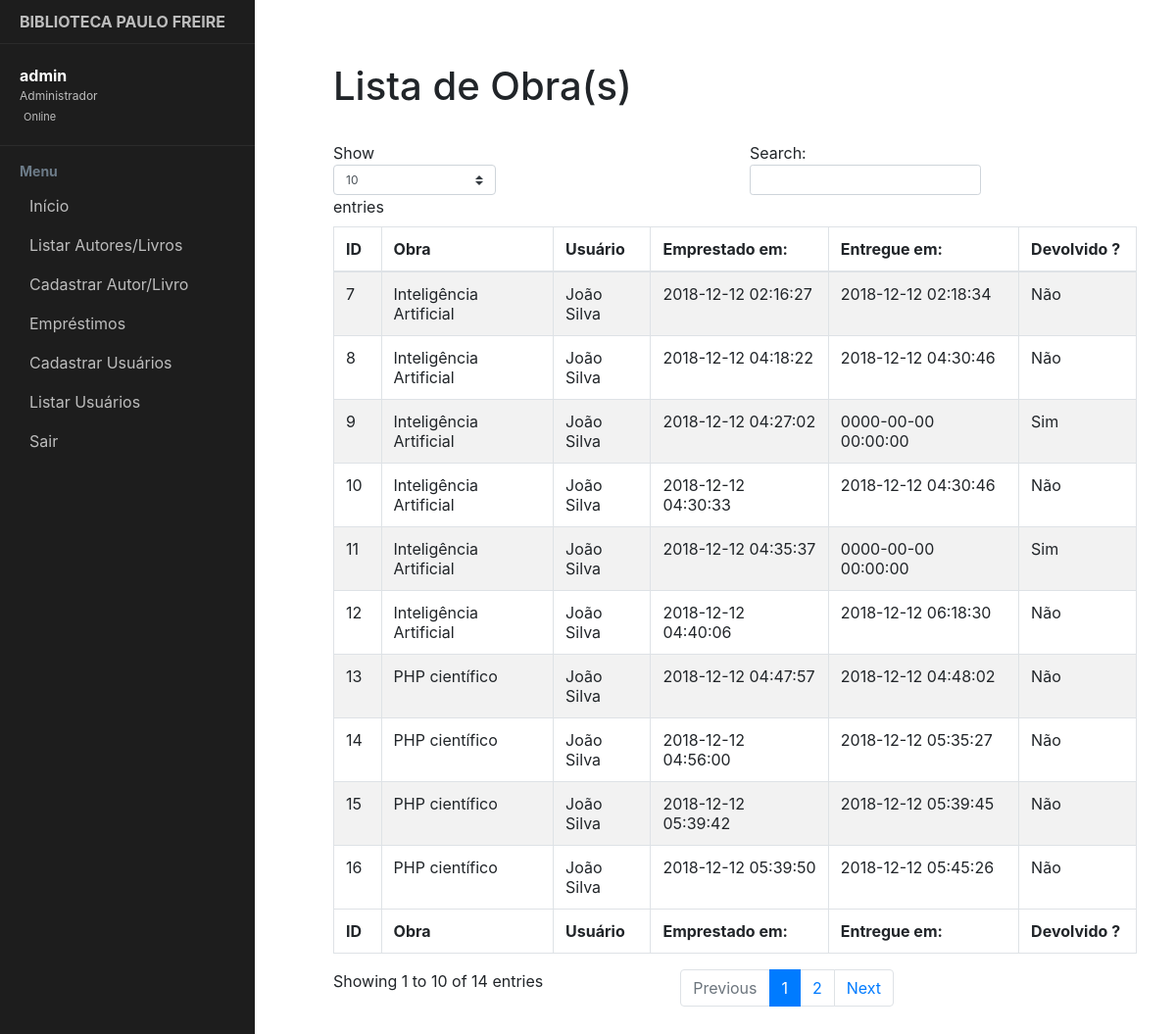
The page /biblioteca/emprestimos.php (signed in) on the database its author committed.
### tables this page shows
CREATE TABLE `tbemprestimo` (
  `id` int(11) NOT NULL,
  `id_emprestimo` int(11) NOT NULL,
  `id_obra` int(11) NOT NULL,
  `usuario` int(11) NOT NULL,
  `hora_data_emprestimo` datetime NOT NULL,
  `hora_data_devolucao` datetime NOT NULL,
  `devolucao` int(1) NOT NULL
);

CREATE TABLE `tbobra` (
  `id` int(11) NOT NULL,
  `nome` varchar(100) NOT NULL,
  `autor` varchar(100) NOT NULL,
  `ano` int(11) NOT NULL,
  `editora` varchar(100) NOT NULL
);

CREATE TABLE `tbusuario` (
  `id` int(11) NOT NULL,
  `nome` varchar(200) NOT NULL,
  `email` varchar(200) NOT NULL,
  `senha` varchar(255) NOT NULL,
  `admin` int(1) NOT NULL
);

### biblioteca/emprestimos.php (the view, shortened to what this page needs)
<?php
include('conexao.php');
$sql = "SELECT tbemprestimo.id AS NumEmprestimo, tbusuario.id AS idusuario,
	   tbusuario.nome AS nome, tbobra.id AS idobra, tbobra.nome AS obra, tbemprestimo.hora_data_emprestimo, tbemprestimo.hora_data_devolucao, tbemprestimo.devolucao
		FROM tbemprestimo
		INNER JOIN tbusuario ON tbusuario.id = tbemprestimo.usuario
		INNER JOIN tbobra ON tbemprestimo.id_obra = tbobra.id
		ORDER BY NumEmprestimo";
$resultado = mysqli_query($conexao, $sql);
?>
<!DOCTYPE html>
<html>
    <head>
        <link rel="stylesheet" href="css/menu.css">
        <link rel="stylesheet" href="css/estilo.css">
        <link href="//maxcdn.bootstrapcdn.com/bootstrap/4.0.0/css/bootstrap.min.css" rel="stylesheet" id="bootstrap-css">
    </head>
    <body>
        <div class="page-wrapper chiller-theme toggled">
            <nav id="sidebar" class="sidebar-wrapper">
                <div class="sidebar-content">
                    <?php if (isset($_SESSION["admin"]) && ($_SESSION["admin"] == 1)) { ?>
                        <div class="sidebar-brand">
                            <a href="area_admin.php"><?php echo $_SESSION['biblioteca']; ?></a>
                        </div><?php } else {
                        ?>
                        <div class="sidebar-brand">
                            <a href="area_usuario.php"><?php echo $_SESSION['biblioteca']; ?></a>
                        </div>
                        <?php
                    }
                    ?>
                    <div class="sidebar-header">
                        <div class="user-info">
                            <span class="user-name">
                                <strong><?php
                                    if (isset($_SESSION["usuario"])) {
                                        echo $_SESSION["usuario"];
                                    };
                                    ?></strong>
                            </span>
                            <span class="user-role"><?= (isset($_SESSION["admin"]) && ($_SESSION["admin"] == 1)) ? "Administrador" : "Usuário"; ?></span>
                            <span class="user-status">
                                <span>Online</span>
                            </span>
                        </div>
                    </div>
                    <div class="sidebar-menu">
                        <ul>
                            <li class="header-menu">
                                <span>Menu</span>
                            </li>
                            <li>
                                <a href=" <?php
                                if (isset($_SESSION["admin"]) && ($_SESSION["admin"] == 1)) {
                                    echo"area_admin.php";
                                } else {
                                    echo"area_usuario.php";
                                };
                                ?>
                                   ">
                                    <span>Início</span>
                                </a>
                            </li>
                            <li>
                                <a href="obra_listar.php">
                                    <span>Listar Autores/Livros</span>
                                </a>
                            </li>
                            <?php if ($_SESSION["admin"] == 1) { ?>
                                <li>
                                    <a href="obra_novo.php">
                                        <span>Cadastrar Autor/Livro</span>
                                    </a>
                                </li>
                            <?php } ?>
                            <?php if ($_SESSION["admin"] == 1) { ?>
                                <li>
                                    <a href="emprestimos.php">
                                        <span>Empréstimos</span>
                                    </a>
                                </li>
                            <?php } ?>
                            <?php if ($_SESSION["admin"] == 1) { ?>
                                <li>
                                    <a href="usuario_cadastrar.php">
                                        <span>Cadastrar Usuários</span>
                                    </a>
                                </li>
                            <?php } ?>
                            <?php if ($_SESSION["admin"] == 1) { ?>
                                <li>
                                    <a href="usuario_listar.php">
                                        <span>Listar Usuários</span>
                                    </a>
                                </li>
                            <?php } ?>
                            <li class="sair">
                                <a href="logout.php">
                                    <span >Sair</span>
                                </a>
                            </li>
                        </ul>
                    </div>
                </div>
            </nav>
            <main class="page-content">
                <div class="container-fluid">
                    <h1>Lista de Obra(s)</h1>
                    <br/>
                    <div id="example_wrapper" class="dataTables_wrapper dt-bootstrap4">
                        <div class="row">
                            <div class="col-sm-12">
                                <table id="example" class="table table-striped table-bordered dataTable" style="width: 100%;" role="grid" aria-describedby="example_info">
                                    <thead>
                                        <tr role="row">
                                            <th class="sorting_asc" tabindex="0" aria-controls="example" rowspan="1" colspan="1" aria-sort="ascending" aria-label="Name: activate to sort column descending">ID</th>
                                            <th class="sorting" tabindex="0" aria-controls="example" rowspan="1" colspan="1" aria-label="Position: activate to sort column ascending">Obra</th>
                                            <th class="sorting" tabindex="0" aria-controls="example" rowspan="1" colspan="1" aria-label="Office: activate to sort column ascending">Usuário</th>
                                            <th class="sorting" tabindex="0" aria-controls="example" rowspan="1" colspan="1" aria-label="Age: activate to sort column ascending">Emprestado em:</th>
                                            <th class="sorting" tabindex="0" aria-controls="example" rowspan="1" colspan="1" aria-label="Age: activate to sort column ascending">Entregue em:</th>
                                            <th class="sorting" tabindex="0" aria-controls="example" rowspan="1" colspan="1" aria-label="Start date: activate to sort column ascending">Devolvido ?</th>
                                        </tr>
                                    </thead>
                                    <tbody>
                                        <?php while ($linha = mysqli_fetch_assoc($resultado)): ?>
                                            <tr role="row" class="odd">
                                                <td><?= $linha["NumEmprestimo"]; ?></td>
                                                <td><?= $linha["obra"]; ?></td>
                                                <td><?= $linha["nome"]; ?></td>
                                                <td><?= $linha["hora_data_emprestimo"]; ?></td>
                                                <td><?= $linha["hora_data_devolucao"]; ?></td>
                                                <td><?= $linha["devolucao"] == 1 ? "Sim" : "Não"; ?></td>
                                            </tr>
                                        <?php endwhile; ?>
                                    </tbody>
                                    <tfoot>
                                        <tr role="row">
                                            <th class="sorting_asc" tabindex="0" aria-controls="example" rowspan="1" colspan="1" aria-label="Name: activate to sort column descending">ID</th>
                                            <th class="sorting" tabindex="0" aria-controls="example" rowspan="1" colspan="1" aria-label="Position: activate to sort column ascending">Obra</th>
                                            <th class="sorting" tabindex="0" aria-controls="example" rowspan="1" colspan="1" aria-label="Office: activate to sort column ascending">Usuário</th>
                                            <th class="sorting" tabindex="0" aria-controls="example" rowspan="1" colspan="1" aria-label="Age: activate to sort column ascending">Emprestado em:</th>
                                            <th class="sorting" tabindex="0" aria-controls="example" rowspan="1" colspan="1" aria-label="Age: activate to sort column ascending">Entregue em:</th>
                                            <th class="sorting" tabindex="0" aria-controls="example" rowspan="1" colspan="1" aria-label="Start date: activate to sort column ascending">Devolvido ?</th>
                                        </tr>
                                    </tfoot>
                                </table>
                            </div>
                        </div>
                    </div>
                </div>
            </main>
        </div>
    </body>
</html>

### biblioteca/css/menu.css (style rules this page uses)
body { font-size: 0.9rem; }
.page-wrapper .sidebar-wrapper, .sidebar-wrapper .sidebar-brand > a, .sidebar-wrapper .sidebar-dropdown > a:after, .sidebar-wrapper .sidebar-menu .sidebar-dropdown .sidebar-submenu li a:before, .sidebar-wrapper ul li a i, .page-wrapper .page-content, .sidebar-wrapper .sidebar-search input.search-menu, .sidebar-wrapper .sidebar-search .input-group-text, .sidebar-wrapper .sidebar-menu ul li a, #show-sidebar, #close-sidebar { -webkit-transition: all 0.3s ease; -moz-transition: all 0.3s ease; -ms-transition: all 0.3s ease; -o-transition: all 0.3s ease; transition: all 0.3s ease; }
.page-wrapper { height: 100vh; }
.page-wrapper.toggled .sidebar-wrapper { left: 0px; }
@media screen and (min-width: 768px) { .page-wrapper.toggled .page-content { padding-left: 300px; } }
.sidebar-wrapper { width: 260px; height: 100%; max-height: 100%; position: fixed; top: 0; left: -300px; z-index: 999; }
.sidebar-wrapper ul { list-style-type: none; padding: 0; margin: 0; }
.sidebar-wrapper a { text-decoration: none; }
.sidebar-content { max-height: calc(100% - 30px); height: calc(100% - 30px); overflow-y: auto; position: relative; }
.sidebar-wrapper .sidebar-brand { padding: 10px 20px; display: flex; align-items: center; }
.sidebar-wrapper .sidebar-brand > a { text-transform: uppercase; font-weight: bold; flex-grow: 1; }
.sidebar-wrapper .sidebar-header { padding: 20px; overflow: hidden; }
.sidebar-wrapper .sidebar-header .user-info { float: left; }
.sidebar-wrapper .sidebar-header .user-info > span { display: block; }
.sidebar-wrapper .sidebar-header .user-info .user-role { font-size: 12px; }
.sidebar-wrapper .sidebar-header .user-info .user-status { font-size: 11px; margin-top: 4px; }
.sidebar-wrapper .sidebar-menu { padding-bottom: 10px; }
.sidebar-wrapper .sidebar-menu .header-menu span { font-weight: bold; font-size: 14px; padding: 15px 20px 5px 20px; display: inline-block; }
.sidebar-wrapper .sidebar-menu ul li a { display: inline-block; width: 100%; text-decoration: none; position: relative; padding: 8px 30px 8px 20px; }
.page-wrapper .page-content { display: inline-block; width: 100%; padding-left: 0px; padding-top: 20px; }
.page-wrapper .page-content > div { padding: 20px 40px; }
.page-wrapper .page-content { overflow-x: hidden; }
.chiller-theme .sidebar-wrapper { background: #1d1d1d; }
.chiller-theme .sidebar-wrapper .sidebar-header, .chiller-theme .sidebar-wrapper .sidebar-search, .chiller-theme .sidebar-wrapper .sidebar-menu { border-top: 1px solid #2b2b2b; }
.chiller-theme .sidebar-wrapper .sidebar-header .user-info .user-role, .chiller-theme .sidebar-wrapper .sidebar-header .user-info .user-status, .chiller-theme .sidebar-wrapper .sidebar-search input.search-menu, .chiller-theme .sidebar-wrapper .sidebar-search .input-group-text, .chiller-theme .sidebar-wrapper .sidebar-brand>a, .chiller-theme .sidebar-wrapper .sidebar-menu ul li a, .chiller-theme .sidebar-footer>a { color: #bdbdbd; }
.chiller-theme .sidebar-wrapper .sidebar-menu ul li:hover>a, .chiller-theme .sidebar-wrapper .sidebar-menu .sidebar-dropdown.active>a, .chiller-theme .sidebar-wrapper .sidebar-header .user-info, .chiller-theme .sidebar-wrapper .sidebar-brand>a:hover, .chiller-theme .sidebar-footer>a:hover i { color: #ffffff; }
.chiller-theme .sidebar-wrapper .sidebar-menu .header-menu span { color: #6c7b88; }

### rows shown on the page
tbemprestimo: id "7", id_obra.nome "Inteligência Artificial", tbusuario.nome "João Silva", hora_data_emprestimo "2018-12-12 02:16:27", hora_data_devolucao "2018-12-12 02:18:34", devolucao "Não"
tbemprestimo: id "8", id_obra.nome "Inteligência Artificial", tbusuario.nome "João Silva", hora_data_emprestimo "2018-12-12 04:18:22", hora_data_devolucao "2018-12-12 04:30:46", devolucao "Não"
tbemprestimo: id "9", id_obra.nome "Inteligência Artificial", tbusuario.nome "João Silva", hora_data_emprestimo "2018-12-12 04:27:02", hora_data_devolucao "0000-00-00 00:00:00", devolucao "Sim"
tbemprestimo: id "10", id_obra.nome "Inteligência Artificial", tbusuario.nome "João Silva", hora_data_emprestimo "2018-12-12 04:30:33", hora_data_devolucao "2018-12-12 04:30:46", devolucao "Não"
tbemprestimo: id "11", id_obra.nome "Inteligência Artificial", tbusuario.nome "João Silva", hora_data_emprestimo "2018-12-12 04:35:37", hora_data_devolucao "0000-00-00 00:00:00", devolucao "Sim"
tbemprestimo: id "12", id_obra.nome "Inteligência Artificial", tbusuario.nome "João Silva", hora_data_emprestimo "2018-12-12 04:40:06", hora_data_devolucao "2018-12-12 06:18:30", devolucao "Não"
tbemprestimo: id "13", id_obra.nome "PHP científico", tbusuario.nome "João Silva", hora_data_emprestimo "2018-12-12 04:47:57", hora_data_devolucao "2018-12-12 04:48:02", devolucao "Não"
tbemprestimo: id "14", id_obra.nome "PHP científico", tbusuario.nome "João Silva", hora_data_emprestimo "2018-12-12 04:56:00", hora_data_devolucao "2018-12-12 05:35:27", devolucao "Não"
tbemprestimo: id "15", id_obra.nome "PHP científico", tbusuario.nome "João Silva", hora_data_emprestimo "2018-12-12 05:39:42", hora_data_devolucao "2018-12-12 05:39:45", devolucao "Não"
tbemprestimo: id "16", id_obra.nome "PHP científico", tbusuario.nome "João Silva", hora_data_emprestimo "2018-12-12 05:39:50", hora_data_devolucao "2018-12-12 05:45:26", devolucao "Não"

### other values the page prints
$_SESSION['biblioteca'] "BIBLIOTECA PAULO FREIRE"
$_SESSION["usuario"] "admin"
